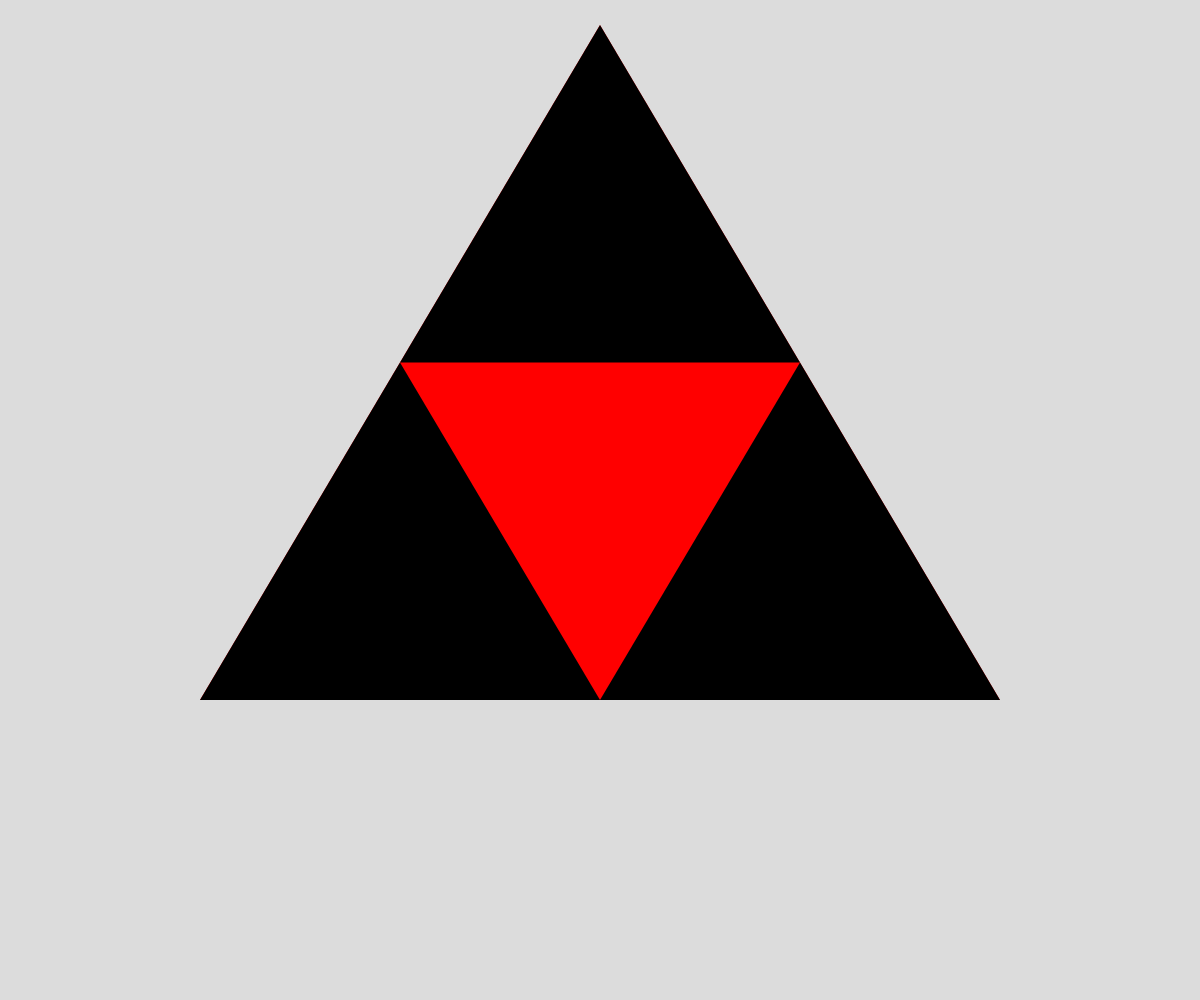
Frame 1 (no input)
Frame 60 (no input): identical to frame 1, image omitted
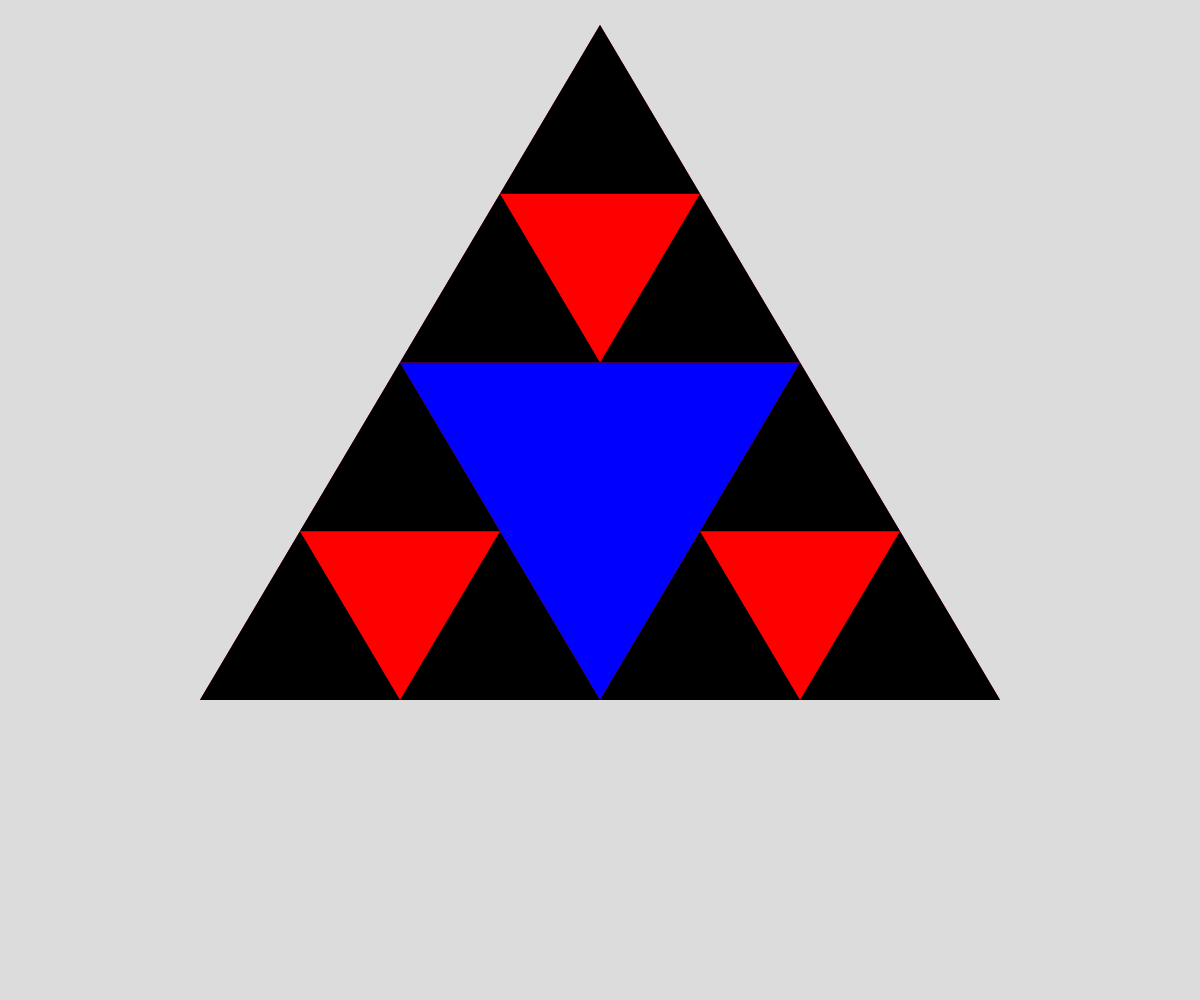
Frame 120 (the mouse pressed at the canvas centre since frame 60)

The p5.js sketch that drew these frames (run headless with seeded random() and noise() and a simulated clock; from frame 60 on, the mouse is pressed at the canvas centre):

// p5.js sketch
// ── sketch.js
// Sierpinski Triangle Demo

let triangleVertices = [
  {x: 600, y: 25},
  {x: 200, y: 700},
  {x: 1000, y: 700}
];

let levelsDeep = 1;

function setup() {
  createCanvas(windowWidth, windowHeight);
}

function draw() {
  background(220);
  sierpinski(triangleVertices, levelsDeep);
}

function mousePressed() {
  levelsDeep++;
}

function sierpinski(points, depth) {
  let theColours = ["black","red", "blue", "orange", "purple", "cyan", "white", "pink", "green"];
  fill(theColours[depth % theColours.length]);
  noStroke();

  triangle(points[0].x, points[0].y,
          points[1].x, points[1].y,
          points[2].x, points[2].y);

  //Exit clause
  if (depth > 0) {
    sierpinski([points[0],
              getMidpoint(points[0], points[1]),
              getMidpoint(points[0], points[2])],
              depth - 1
    );
    sierpinski([points[1],
              getMidpoint(points[1], points[0]),
              getMidpoint(points[1], points[2])],
              depth - 1
    );        
    sierpinski([points[2],
              getMidpoint(points[2], points[0]),
              getMidpoint(points[2], points[1])],
              depth - 1
    );
  }

}

function getMidpoint(point1, point2) {
  let xDifference = point1.x + point2.x;
  let yDifference = point1.y + point2.y;
  let midpoint = {x: xDifference/2, y: yDifference/2};
  return midpoint;
}
